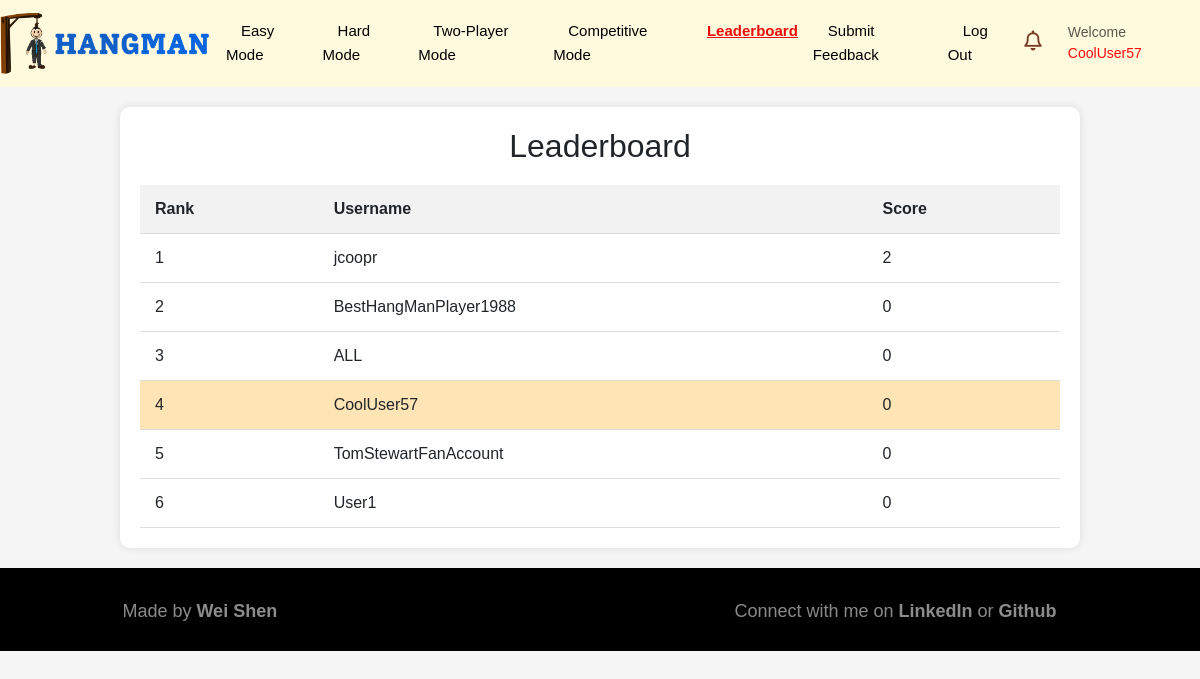
/leader_board (signed in), run on the app's committed database.
### app.py (models this page shows)
class User(db.Model):
    __tablename__ = 'users'
    id = db.Column(db.Integer, primary_key=True)
    username = db.Column(db.String(250), nullable=False, unique=True)
    password = db.Column(db.String, nullable=False)
    score = db.Column(db.Integer, nullable=False, default=0)
    challenges = db.Column(db.String)

### app.py (the view)
@app.route('/leader_board')
def leader_board():
    leaderboard_data = get_leaderboard_data()
    if 'username' in session:
        username = session['username']
        return render_template('leader_board.html', users=leaderboard_data, name=username, all_c=get_all_challenges(), n_not=get_all_unread_notifications())
    else:
        return redirect(url_for('login'))

### app.py (called while the page is built)
def get_all_challenges():
    all_challanges = db.session.execute(db.select(Challenge).where(or_(Challenge.player == session['username'], Challenge.username == session['username'])).order_by(Challenge.id.desc())).scalars().all()
    return all_challanges

def get_all_unread_notifications():
    all_c = get_all_challenges()
    n = 0
    for c in all_c:
        if c.player == session['username'] and (not c.seen):
            n+=1
        elif c.username == session['username'] and c.accepted and (not c.seen_sender):
            n+=1
    return n

def get_leaderboard_data():
    leaderboard_data = db.session.execute(db.select(User.username, User.score).order_by(User.score.desc()))
    return leaderboard_data

### templates/leader_board.html (shortened to what this page needs)
{% extends 'base.html' %}
{% block content %}
<div class="leaderboard-container">
    <h2 style="text-align: center;">Leaderboard</h2>
    <table>
        <thead>
            <tr>
                <th>Rank</th>
                <th>Username</th>
                <th>Score</th>
            </tr>
        </thead>
        <tbody>
            {% for user in users %}
            <tr {% if user[0]==name %}class="highlight" {% endif %}>
                <td>{{ loop.index }}</td>
                <td>{{ user[0] }}</td>
                <td>{{ user[1] }}</td>
            </tr>
            {% endfor %}
        </tbody>
    </table>
</div>
{% endblock %}

### static/styles.css (style rules this page uses)
body { font-family: Arial, sans-serif; background-color: #f0f0f0; }
h2 { text-align: center; margin-bottom: 20px; }
body { background-color: #ffffff; margin: 0; }
.leaderboard-container { width: 80%; margin: 20px auto; background-color: #fff; padding: 20px; border-radius: 10px; box-shadow: 0 0 10px rgba(0, 0, 0, 0.1); }
table { width: 100%; border-collapse: collapse; }
th, td { padding: 12px 15px; text-align: left; border-bottom: 1px solid #ddd; }
th { background-color: #f2f2f2; }
.highlight { background-color: #ffe4b5; }
.Feedbacktable th,td { margin-left: auto; margin-right:auto; }
body { background-color: whitesmoke; }

### templates/leader_board.html (style rules this page uses)
.leaderboard-container { width: 80%; margin: 20px auto; background-color: #fff; padding: 20px; border-radius: 10px; box-shadow: 0 0 10px rgba(0, 0, 0, 0.1); }
table { width: 100%; border-collapse: collapse; }
th, td { padding: 12px 15px; text-align: left; border-bottom: 1px solid #ddd; }
th { background-color: #f2f2f2; }
.highlight { background-color: #ffe4b5; }

### data on the page
User: username "jcoopr", score "2"
User: username "BestHangManPlayer1988", score "0"
User: username "ALL", score "0"
User: username "CoolUser57", score "0"
User: username "TomStewartFanAccount", score "0"
User: username "User1", score "0"

### other printed values
{{ name }} "CoolUser57"
